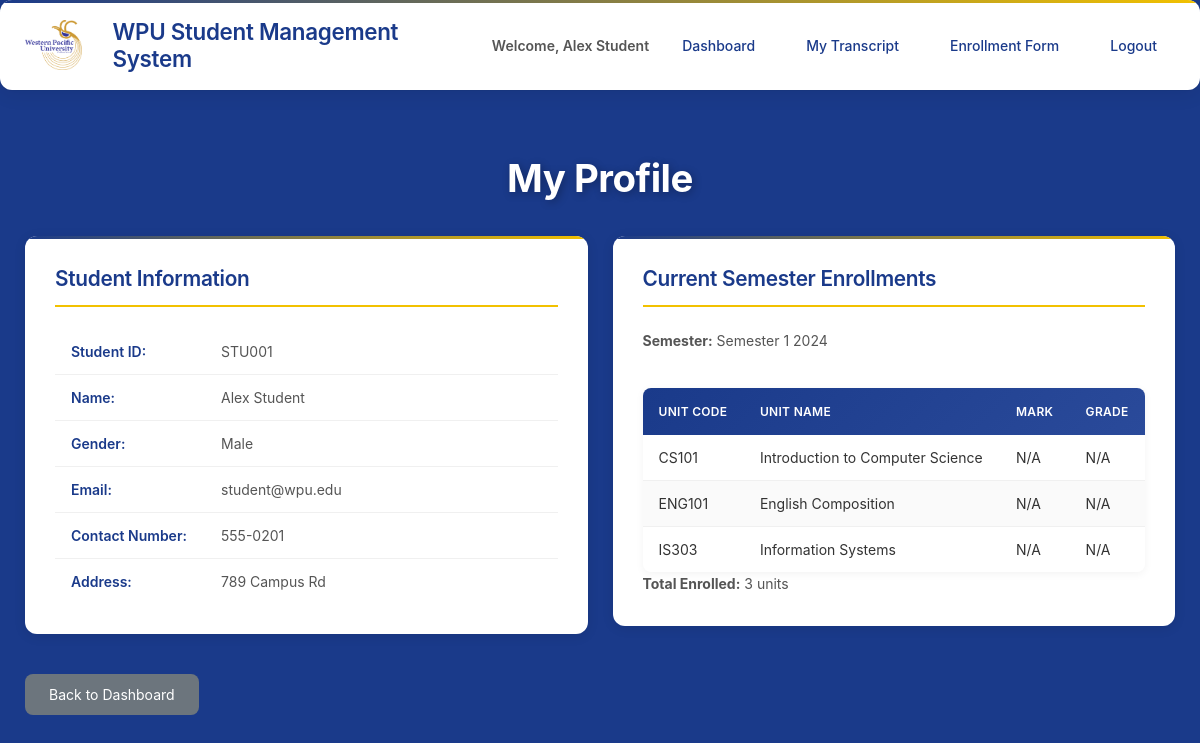
/profile.php (signed in), run on the app's committed database.
### tables this page shows
CREATE TABLE students (
    student_id VARCHAR(20) PRIMARY KEY,
    name VARCHAR(100) NOT NULL,
    gender ENUM('Male', 'Female', 'Other') NOT NULL,
    address TEXT,
    contact_number VARCHAR(20),
    email VARCHAR(100) UNIQUE NOT NULL,
    password VARCHAR(255) NOT NULL,
    created_at TIMESTAMP DEFAULT CURRENT_TIMESTAMP
);

CREATE TABLE enrollments (
    enrollment_id INT AUTO_INCREMENT PRIMARY KEY,
    student_id VARCHAR(20) NOT NULL,
    offering_id INT NOT NULL,
    mark DECIMAL(5,2),
    grade VARCHAR(2),
    enrollment_date TIMESTAMP DEFAULT CURRENT_TIMESTAMP,
    FOREIGN KEY (student_id) REFERENCES students(student_id) ON DELETE CASCADE,
    FOREIGN KEY (offering_id) REFERENCES unit_offerings(offering_id) ON DELETE CASCADE,
    UNIQUE KEY unique_enrollment (student_id, offering_id)
);

CREATE TABLE units (
    unit_code VARCHAR(20) PRIMARY KEY,
    unit_name VARCHAR(100) NOT NULL,
    description TEXT
);

### profile.php (the view, shortened to what this page needs)
<?php
$student_id = $_SESSION['user_id'];
$conn = getDBConnection();
$sql = "SELECT * FROM students WHERE student_id = ?";
$stmt = $conn->prepare($sql);
$stmt->bind_param("s", $student_id);
$stmt->execute();
$student = $stmt->get_result()->fetch_assoc();
$current_semester = 'Semester 1';
$current_year = 2024;
$sql = "SELECT u.unit_code, u.unit_name, uo.semester, uo.year, e.mark, e.grade
        FROM enrollments e
        JOIN unit_offerings uo ON e.offering_id = uo.offering_id
        JOIN units u ON uo.unit_code = u.unit_code
        WHERE e.student_id = ? AND uo.semester = ? AND uo.year = ?
        ORDER BY u.unit_code";
$stmt = $conn->prepare($sql);
$stmt->bind_param("ssi", $student_id, $current_semester, $current_year);
$stmt->execute();
$enrolled_units = $stmt->get_result()->fetch_all(MYSQLI_ASSOC);
?>
<!DOCTYPE html>
<html lang="en">
<head>
    <link rel="stylesheet" href="assets/css/style.css">
</head>
<body>
    <nav class="navbar">
        <div class="nav-container">
            <div class="nav-logo">
                <img src="assets/image/WPU-Logo-Main.png" alt="WPU Logo" class="navbar-logo">
            </div>
            <h2>WPU Student Management System</h2>
            <div class="nav-links">
                <span>Welcome, <?php echo htmlspecialchars($_SESSION['user_name']); ?></span>
                <a href="dashboard.php">Dashboard</a>
                <a href="transcript.php">My Transcript</a>
                <a href="enrollment_form.php">Enrollment Form</a>
                <a href="logout.php">Logout</a>
            </div>
        </div>
    </nav>
    <div class="container">
        <h1>My Profile</h1>
        <div class="dashboard-grid">
            <div class="card">
                <h3>Student Information</h3>
                <table class="info-table">
                    <tr>
                        <th>Student ID:</th>
                        <td><?php echo htmlspecialchars($student['student_id']); ?></td>
                    </tr>
                    <tr>
                        <th>Name:</th>
                        <td><?php echo htmlspecialchars($student['name']); ?></td>
                    </tr>
                    <tr>
                        <th>Gender:</th>
                        <td><?php echo htmlspecialchars($student['gender']); ?></td>
                    </tr>
                    <tr>
                        <th>Email:</th>
                        <td><?php echo htmlspecialchars($student['email']); ?></td>
                    </tr>
                    <tr>
                        <th>Contact Number:</th>
                        <td><?php echo htmlspecialchars($student['contact_number'] ?? 'N/A'); ?></td>
                    </tr>
                    <tr>
                        <th>Address:</th>
                        <td><?php echo htmlspecialchars($student['address'] ?? 'N/A'); ?></td>
                    </tr>
                </table>
            </div>
            <div class="card">
                <h3>Current Semester Enrollments</h3>
                <p><strong>Semester:</strong> <?php echo htmlspecialchars($current_semester . ' ' . $current_year); ?></p>
                <?php if (count($enrolled_units) > 0): ?>
                    <table class="data-table">
                        <thead>
                            <tr>
                                <th>Unit Code</th>
                                <th>Unit Name</th>
                                <th>Mark</th>
                                <th>Grade</th>
                            </tr>
                        </thead>
                        <tbody>
                            <?php foreach ($enrolled_units as $unit): ?>
                                <tr>
                                    <td><?php echo htmlspecialchars($unit['unit_code']); ?></td>
                                    <td><?php echo htmlspecialchars($unit['unit_name']); ?></td>
                                    <td><?php echo $unit['mark'] !== null ? htmlspecialchars($unit['mark']) : 'N/A'; ?></td>
                                    <td><?php echo $unit['grade'] ? htmlspecialchars($unit['grade']) : 'N/A'; ?></td>
                                </tr>
                            <?php endforeach; ?>
                        </tbody>
                    </table>
                    <p><strong>Total Enrolled:</strong> <?php echo count($enrolled_units); ?> units</p>
                <?php else: ?>
                    <p>You are not enrolled in any units for this semester.</p>
                <?php endif; ?>
            </div>
        </div>
        <a href="dashboard.php" class="btn btn-secondary">Back to Dashboard</a>
    </div>
</body>
</html>

### assets/css/style.css (style rules this page uses)
* { margin: 0; padding: 0; box-sizing: border-box; }
body { font-family: -apple-system, BlinkMacSystemFont, 'Segoe UI', 'Roboto', 'Oxygen', 'Ubuntu', 'Cantarell', 'Fira Sans', 'Droid Sans', 'Helvetica Neue', sans-serif; background: #1A3A8A; min-height: 100vh; padding: 0; margin: 0; color: #333; -webkit-font-smoothing: antialiased; -moz-osx-font-smoothing: grayscale; }
.container { width: 100%; max-width: 1400px; margin: 0 auto; padding: 30px 25px; }
.navbar { background: #fff; box-shadow: 0 4px 20px rgba(0,0,0,0.08), 0 0 0 1px rgba(0,0,0,0.04); margin-bottom: 35px; border-radius: 12px; padding: 18px 25px; position: relative; overflow: hidden; }
.navbar::before { content: ''; position: absolute; top: 0; left: 0; right: 0; height: 3px; background: linear-gradient(90deg, #1A3A8A 0%, #F2C100 100%); }
.nav-container { display: flex; justify-content: space-between; align-items: center; flex-wrap: wrap; gap: 15px; }
.nav-logo { display: flex; align-items: center; flex-shrink: 0; }
.navbar-logo { max-height: 50px; max-width: 120px; width: auto; height: auto; object-fit: contain; margin-right: 15px; display: block; }
.navbar h2 { color: #1A3A8A; margin: 0; flex: 1; min-width: 200px; font-size: 1.4em; font-weight: 600; letter-spacing: -0.3px; }
.nav-links { display: flex; gap: 15px; align-items: center; flex-wrap: wrap; }
.nav-links a { color: #1A3A8A; text-decoration: none; padding: 10px 18px; border-radius: 8px; transition: all 0.3s cubic-bezier(0.4, 0, 0.2, 1); font-weight: 500; font-size: 14px; position: relative; }
.nav-links span { color: #555; font-weight: 600; font-size: 14px; padding: 8px 0; }
.card { background: white; padding: 30px; border-radius: 12px; box-shadow: 0 2px 12px rgba(0,0,0,0.1); margin-bottom: 0; transition: all 0.3s cubic-bezier(0.4, 0, 0.2, 1); position: relative; overflow: hidden; display: flex; flex-direction: column; }
.card::before { content: ''; position: absolute; top: 0; left: 0; right: 0; height: 3px; background: linear-gradient(90deg, #1A3A8A 0%, #F2C100 100%); }
.card h3 { color: #1A3A8A; margin-bottom: 22px; border-bottom: 2px solid #F2C100; padding-bottom: 14px; font-size: 1.3em; font-weight: 600; letter-spacing: -0.3px; flex-shrink: 0; }
.card p { color: #555; line-height: 1.7; font-size: 14px; margin-bottom: 15px; }
.card p:last-child { margin-bottom: 0; }
.dashboard-grid { display: grid; grid-template-columns: 1fr 1fr; gap: 25px; margin-bottom: 40px; align-items: start; }
.btn { display: inline-block; padding: 10px 20px; border: none; border-radius: 5px; cursor: pointer; text-decoration: none; font-size: 14px; transition: all 0.3s; text-align: center; }
.btn-secondary { background: #6c757d; color: white; border-radius: 8px; transition: all 0.3s cubic-bezier(0.4, 0, 0.2, 1); padding: 12px 24px; }
.data-table { width: 100%; border-collapse: separate; border-spacing: 0; margin-top: 20px; border-radius: 8px; overflow: hidden; box-shadow: 0 2px 8px rgba(0,0,0,0.05); }
.data-table thead { background: linear-gradient(135deg, #1A3A8A 0%, #2A4A9A 100%); color: white; }
.data-table th { padding: 16px; text-align: left; font-weight: 600; font-size: 14px; letter-spacing: 0.3px; text-transform: uppercase; font-size: 12px; }
.data-table td { padding: 14px 16px; text-align: left; border-bottom: 1px solid #f0f0f0; font-size: 14px; }
.data-table tbody tr { transition: all 0.2s ease; }
.data-table tbody tr:last-child td { border-bottom: none; }
.data-table tbody tr:nth-child(even) { background: #fafafa; }
.info-table { width: 100%; border-collapse: separate; border-spacing: 0; }
.info-table th, .info-table td { padding: 14px 16px; text-align: left; border-bottom: 1px solid #f0f0f0; }
.info-table th { width: 150px; color: #1A3A8A; font-weight: 600; font-size: 14px; }
.info-table td { color: #555; font-size: 14px; }
.info-table tr:last-child th, .info-table tr:last-child td { border-bottom: none; }
h1 { color: white; margin-bottom: 35px; text-shadow: 2px 2px 8px rgba(0,0,0,0.3); font-size: 2.4em; font-weight: 700; letter-spacing: -0.5px; text-align: center; }

### data on the page
students: student_id "STU001", name "Alex Student", gender "Male", email "student@wpu.edu", contact_number "555-0201", address "789 Campus Rd"
enrollments: units.unit_code "CS101", units.unit_name "Introduction to Computer Science", shows "N/A"
enrollments: units.unit_code "ENG101", units.unit_name "English Composition", shows "N/A"
enrollments: units.unit_code "IS303", units.unit_name "Information Systems", shows "N/A"

### other printed values
$_SESSION['user_name'] "Alex Student"
$current_semester . ' ' . $current_year "Semester 1 2024"
count($enrolled_units) "3"
